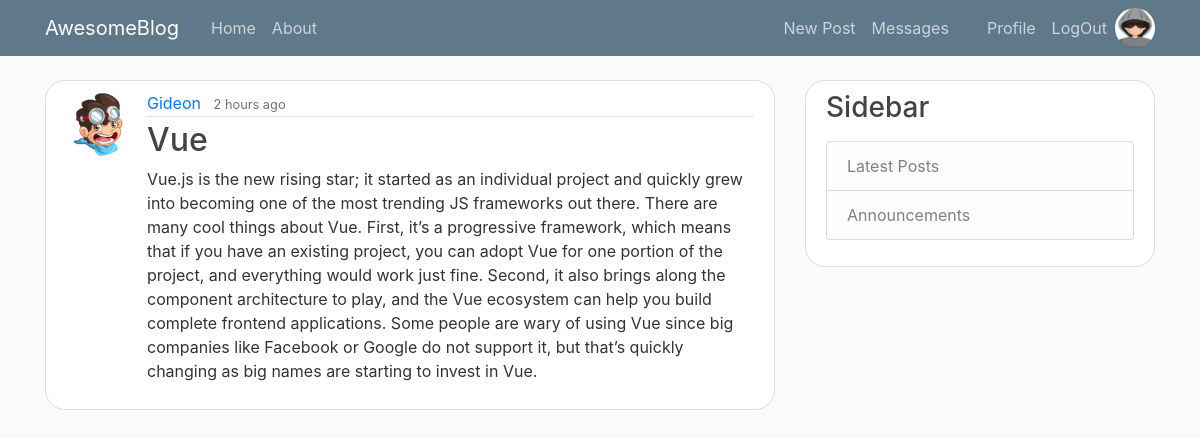
The app's page /post/1 (signed in) with its own data.
### blog/models.py (models this page shows, shortened)
class User(db.Model, UserMixin):
    id = db.Column(db.Integer, primary_key=True)
    username = db.Column(db.String(20), unique=True, nullable=False)
    email = db.Column(db.String(120), unique=True, nullable=False)
    profile_pic = db.Column(db.String(60), nullable=False, default="default.png")
    password = db.Column(db.String(60), nullable=False)
    about_me = db.Column(db.String(140))
    last_seen = db.Column(db.DateTime, default=datetime.utcnow)
    posts = db.relationship("Post", backref="author", lazy=True)
    followed = db.relationship(
        'User', secondary=followers,
        primaryjoin=(followers.c.follower_id == id),
        secondaryjoin=(followers.c.followed_id == id),
        backref=db.backref('followers', lazy='dynamic'), lazy='dynamic')
    messages_sent = db.relationship('Message',
                                    foreign_keys='Message.sender_id',
                                    backref='author', lazy='dynamic')
    messages_received = db.relationship('Message',
                                        foreign_keys='Message.recipient_id',
                                        backref='recipient', lazy='dynamic')
    last_message_read_time = db.Column(db.DateTime)
    notifications = db.relationship('Notification', backref='user',
                                    lazy='dynamic')
    def new_messages(self):
        last_read_time = self.last_message_read_time or datetime(1900, 1, 1)
        return Message.query.filter_by(recipient=self).filter(
            Message.timestamp > last_read_time).count()

class Post(db.Model):
    id = db.Column(db.Integer, primary_key=True)
    title = db.Column(db.String(164), nullable=False)
    body = db.Column(db.Text, nullable=False)
    posted_on = db.Column(db.DateTime, nullable=False, default=datetime.utcnow)
    user_id = db.Column(db.Integer, db.ForeignKey("user.id"), nullable=False)

### blog/routes.py (the view)
@app.route("/post/<int:post_id>")
def post(post_id):
    post = Post.query.get_or_404(post_id)
    return render_template("post.html", post=post)

### blog/models.py (called while the page is built)
@login_manager.user_loader
def load_user(user_id):
    return User.query.get(int(user_id))

### blog/routes.py (called while the page is built)
@app.before_request
def before_request():
    if current_user.is_authenticated:
        current_user.last_seen = datetime.utcnow()
        db.session.commit()

### blog/templates/post.html (shortened to what this page needs)
{% extends "layout.html" %}
{% block content %}
  <article class="media content-section">
    <img class="rounded-circle article-img" src="{{ url_for('static', filename='profile-pics/' + post.author.profile_pic) }}">
    <div class="media-body">
      <div class="article-metadata">
        <a class="mr-2" href="#">{{ post.author.username }}</a>
        <small class="text-muted">{{ moment(post.posted_on).fromNow() }}</small>
      </div>
      <h2 class="article-title">{{ post.title }}</h2>
      <p class="article-content">{{ post.body }}</p>
    </div>
  </article>
{% endblock content %}

### blog/templates/layout.html (shortened to what this page needs)
<!DOCTYPE html>
<html>
    <head>
        <link rel="stylesheet" href="https://maxcdn.bootstrapcdn.com/bootstrap/4.0.0/css/bootstrap.min.css">
        <link rel="stylesheet" type="text/css" href="{{ url_for('static', filename='main.css') }}">
    </head>
    <body>
        <header class="site-header">
            <nav class="navbar navbar-expand-md navbar-dark bg-steel fixed-top">
                <div class="container">
                    <a class="navbar-brand mr-4" href="/">AwesomeBlog</a>
                    <div class="collapse navbar-collapse" id="navbarToggle">
                        <div class="navbar-nav mr-auto">
                            <a class="nav-item nav-link" href="{{ url_for('home') }}">Home</a>
                            <a class="nav-item nav-link" href="{{ url_for('about') }}">About</a>
                        </div>
                        <div class="navbar-nav">
                            {% if current_user.is_authenticated %}
                                <a class="nav-item nav-link" href="{{ url_for('new_post') }}">New Post</a>
                                <a class="nav-item nav-link" href="{{ url_for('messages') }}">
                                    Messages
                                    {% set new_messages = current_user.new_messages() %}
                                </a>
                                <a class="nav-item nav-link" href="{{ url_for('account') }}">Profile</a>
                                <a class="nav-item nav-link" href="{{ url_for('logout') }}">LogOut</a>
                                {% if current_user.profile_pic %}
                                    <img class="rounded-circle logo-img" src="{{ url_for('static', filename='profile-pics/' + current_user.profile_pic) }}">
                                {% endif %}
                            {% else %}
                                <a class="nav-item nav-link" href="{{ url_for('login') }}">Login</a>
                                <a class="nav-item nav-link" href="{{ url_for('register') }}">Register</a>
                            {% endif %}
                        </div>
                    </div>
                </div>
            </nav>
        </header>
        <main role="main" class="container">
            <div class="row">
                <div class="col-md-8">
                     {% block content %}{% endblock %}
                </div>
                <div class="col-md-4">
                    <div class="content-section">
                        <h3>Sidebar</h3>
                        <p class='text-muted'>
                            <ul class="list-group">
                                <li class="list-group-item list-group-item-light">Latest Posts</li>
                                <li class="list-group-item list-group-item-light">Announcements</li>
                            </ul>
                        </p>
                    </div>
                </div>
            </div>
        </main>
    </body>
</html>

### blog/static/main.css (style rules this page uses)
body { background: #fafafa; color: #333333; margin-top: 5rem; }
h1, h2, h3, h4, h5, h6 { color: #444444; }
.bg-steel { background-color: #5f788a; }
.site-header .navbar-nav .nav-link { color: #cbd5db; }
.content-section { background: #ffffff; padding: 10px 20px; border: 1px solid #dddddd; border-radius: 20px; margin-bottom: 20px; }
.article-title { color: #444444; }
.article-content { white-space: pre-line; }
.article-img { height: 65px; width: 65px; margin-right: 16px; }
.article-metadata { padding-bottom: 1px; margin-bottom: 4px; border-bottom: 1px solid #e3e3e3 }
.logo-img { height: 40px; width: 40px; }

### records on screen
User: profile_pic (picture)
User: profile_pic (picture), author.username "Gideon"
Post: posted_on "2 hours ago", title "Vue", body "Vue.js is the new rising star; it started as an individual project and quickly grew into becoming one of the most trending JS frameworks out there. There are many cool things about Vue. First, it’s a progressive framework, which means that if you have an existing project, you can adopt Vue for one portion of the project, and everything would work just fine. Second, it also brings along the component architecture to play, and the Vue ecosystem can help you build complete frontend applications. Some people are wary of using Vue since big companies like Facebook or Google do not support it, but that’s quickly changing as big names are starting to invest in Vue."
